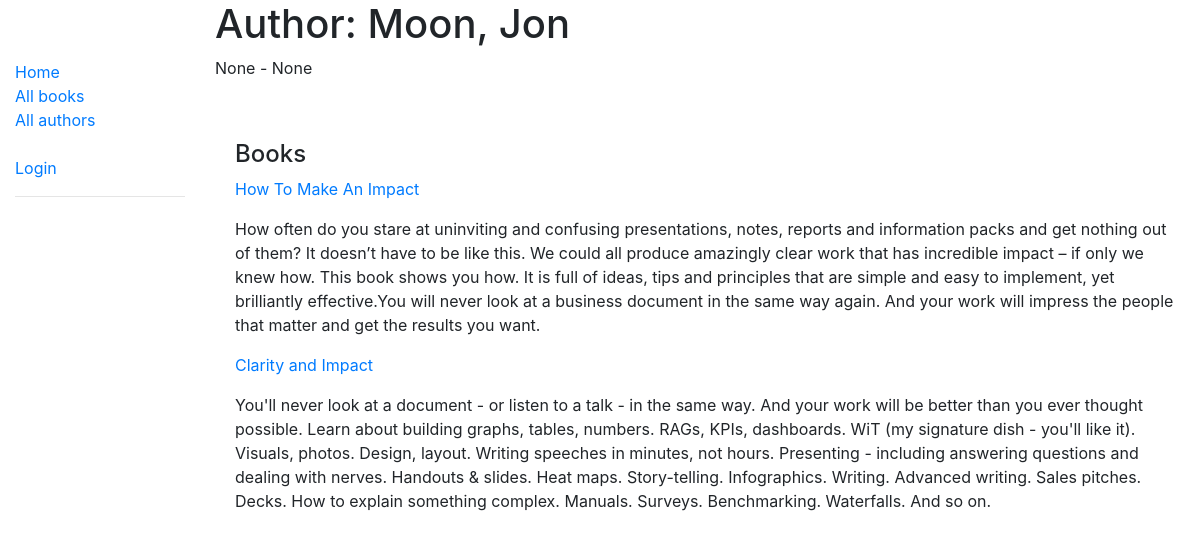
/catalog/author/2, run on the app's committed database.
### catalog/models.py (models this page shows, shortened)
class Author(models.Model):
    first_name = models.CharField(max_length = 100)
    last_name = models.CharField(max_length = 100)
    date_of_birth = models.DateField(null = True, blank = True)
    date_of_death = models.DateField('Died', null = True, blank = True)
    class Meta:
        ordering = ['last_name', 'first_name']
    def __str__(self):
        return f"{self.last_name}, {self.first_name}"

class Book(models.Model):
    title = models.CharField(max_length=200)
    author = models.ForeignKey("Author", on_delete=models.SET_NULL, null = True)
    summary = models.TextField(max_length = 1000
            , help_text = "Enter a brief description of the book")
    isbn = models.CharField("ISBN", max_length= 13
            , help_text = '13 character <a href="https://www.isbn-international.org/content/what-isbn">ISBN number</a>')
    genre = models.ManyToManyField(Genre, help_text = "Select a genre for the book")
    language = models.ForeignKey('Language', on_delete = models.SET_NULL, null=True)
    def get_absolute_url(self):
        return reverse('book-detail', args=[str(self.id)])
    def display_genre(self):
        """Create a string for the Genre. This is required to display genre in Admin."""
        return ', '.join(genre.name for genre in self.genre.all()[:3])
    display_genre.short_description = 'Genre'

### catalog/views.py (the view)
# urls.py: , path("author/<int:pk>", views.AuthorDetailView.as_view(), name = "author-detail")
class AuthorDetailView(generic.DetailView):
    model = Author

### catalog/templates/catalog/author_detail.html (shortened to what this page needs)
{% extends "base_generic.html" %}
{% block content %}
  <h1>Author: {{ author }}</h1>
  <p>{{ author.date_of_birth }} - {{ author.date_of_death}}</p>
  <div style="margin-left:20px;margin-top:60px">
    <h4>Books</h4>
    {% for book in author.book_set.all %}
    <p><a href="{{ book.get_absolute_url }}"> {{book.title}}</a></p>
      <p>{{ book.summary }}</p>
    {% endfor %}
  </div>
{% endblock %}

### data on the page
Author: last_name+first_name "Moon, Jon", date_of_birth "None", date_of_death "None"
Book: title "How To Make An Impact", summary "How often do you stare at uninviting and confusing presentations, notes, reports and information packs and get nothing out of them? It doesn’t have to be like this. We could all produce amazingly clear work that has incredible impact – if only we knew how. This book shows you how. It is full of ideas, tips and principles that are simple and easy to implement, yet brilliantly effective.You will never look at a business document in the same way again. And your work will impress the people that matter and get the results you want."
Book: title "Clarity and Impact", summary "You'll never look at a document - or listen to a talk - in the same way. And your work will be better than you ever thought possible. Learn about building graphs, tables, numbers. RAGs, KPIs, dashboards. WiT (my signature dish - you'll like it). Visuals, photos. Design, layout. Writing speeches in minutes, not hours. Presenting - including answering questions and dealing with nerves. Handouts & slides. Heat maps. Story-telling. Infographics. Writing. Advanced writing. Sales pitches. Decks. How to explain something complex. Manuals. Surveys. Benchmarking. Waterfalls. And so on."
